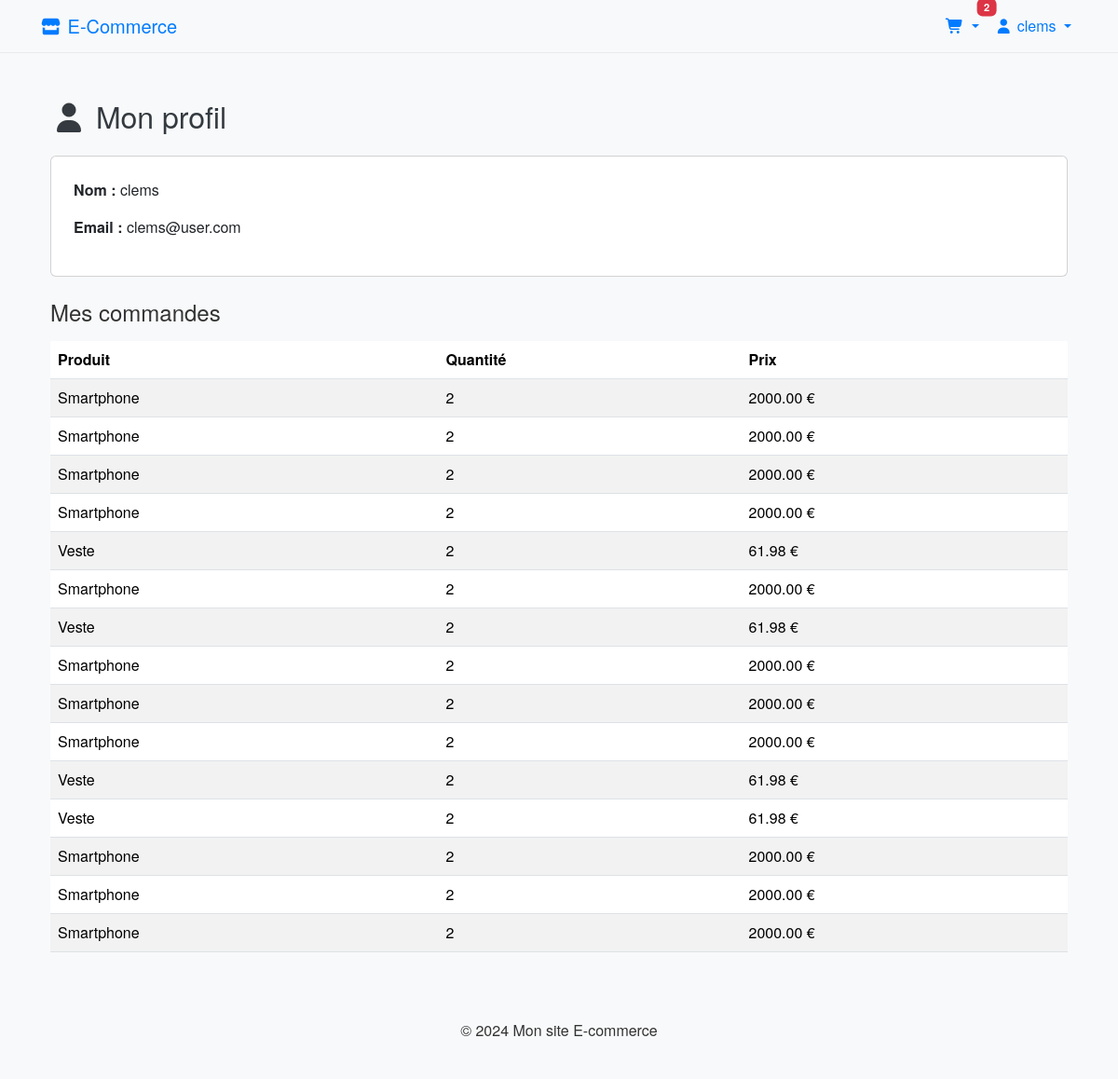
Screenshot of /profile/ (signed in) with the database file from the repository.
### shop/models.py (models this page shows, shortened)
class Order(models.Model):
    user = models.ForeignKey('auth.User', on_delete=models.CASCADE)
    product = models.ForeignKey(Product, on_delete=models.CASCADE)
    quantity = models.IntegerField()
    total_price = models.DecimalField(max_digits=10, decimal_places=2)
    created_at = models.DateTimeField(auto_now_add=True)

class Product(models.Model):
    name = models.CharField(max_length=255)
    slug = models.SlugField(unique=True)
    category = models.ForeignKey('Category', on_delete=models.CASCADE)
    description = models.TextField()
    price = models.DecimalField(max_digits=10, decimal_places=2)
    stock_minimum = models.IntegerField(default=5)  # Seuil minimum de stock
    stock = models.IntegerField()
    available = models.BooleanField(default=True)
    created_at = models.DateTimeField(auto_now_add=True)
    image = models.ImageField(upload_to='products/%Y/%m/%d/', blank=True)

### shop/views.py (the view)
# urls.py: path('profile/', views.profile, name='profile'),
@login_required
def profile(request):
    orders = Order.objects.filter(user=request.user)
    return render(request, 'shop/profile.html', {'orders': orders})

### shop/context_processors.py (called while the page is built)
def cart_data(request):
    if request.user.is_authenticated:
        try:
            cart = Cart.objects.get(user=request.user)
            items = cart.cartitem_set.all()
            total = sum(item.product.price * item.quantity for item in items)
            count = sum(item.quantity for item in items)
        except Cart.DoesNotExist:
            items = []
            total = 0
            count = 0
    else:
        items = []
        total = 0
        count = 0
    return {
        'cart_items_nav': items,
        'cart_total': total,
        'cart_count': count,
    }

### templates/shop/profile.html
{% extends 'base.html' %}
{% block content %}
<div class="container mt-5">
    <h2 class="mb-4">
        <i class="fas fa-user"></i> Mon profil
    </h2>
    <div class="card p-4 mb-4">
        <p><strong>Nom :</strong> {{ user.username }}</p>
        <p><strong>Email :</strong> {{ user.email }}</p>
    </div>
    <h4>Mes commandes</h4>
    {% if orders %}
        <table class="table table-striped mt-3">
            <thead>
                <tr>
                    <th>Produit</th>
                    <th>Quantité</th>
                    <th>Prix</th>
                </tr>
            </thead>
            <tbody>
                {% for order in orders %}
                    <tr>
                        <td>{{ order.product.name }}</td>
                        <td>{{ order.quantity }}</td>
                        <td>{{ order.total_price }} €</td>
                    </tr>
                {% endfor %}
            </tbody>
        </table>
    {% else %}
        <p class="text-muted">Aucune commande pour le moment.</p>
    {% endif %}
</div>
{% endblock %}

### templates/base.html (shortened to what this page needs)
{% load static %}
<!DOCTYPE html>
<html lang="fr">
<head>
    <link href="https://cdn.jsdelivr.net/npm/bootstrap@5.3.3/dist/css/bootstrap.min.css" rel="stylesheet">
    <link href="https://cdnjs.cloudflare.com/ajax/libs/font-awesome/7.0.1/css/all.min.css" rel="stylesheet">
    <link rel="stylesheet" href="{% static 'shop/css/style.css' %}">
</head>
<body>
<nav class="navbar navbar-expand-lg navbar-light bg-light">
    <div class="container">
        <a class="navbar-brand" href="{% url 'product_list' %}">
            <i class="fas fa-store"></i> E-Commerce
        </a>
        <div class="collapse navbar-collapse" id="navbarNav">
            <ul class="navbar-nav ms-auto">
                {% if user.is_authenticated %}
                    <li class="nav-item dropdown">
                        <a class="nav-link dropdown-toggle position-relative" href="#" data-bs-toggle="dropdown">
                            <i class="fas fa-shopping-cart"></i>
                            {% if cart_count > 0 %}
                               <span class="badge bg-danger position-absolute top-0 start-100 translate-middle cart-count">
                                    {{ cart_count|default:0 }}
                               </span>
                            {% endif %}
                        </a>
                    </li>
                    <li class="nav-item dropdown">
                        <a class="nav-link dropdown-toggle" href="#" data-bs-toggle="dropdown">
                            <i class="fas fa-user"></i> {{ user.username }}
                        </a>
                    </li>
                {% endif %}
            </ul>
        </div>
    </div>
</nav>
<div class="container mt-5">
    {% block content %}{% endblock %}
</div>
<footer class="bg-light py-4 mt-5">
    <div class="container text-center">
        <p>&copy; 2024 Mon site E-commerce</p>
    </div>
</footer>
<div class="position-fixed bottom-0 end-0 p-3" style="z-index: 11">
</div>
</body>
</html>

### static/shop/css/style.css (style rules this page uses)
body { background-color: #f8f9fa; font-family: 'Helvetica Neue', Arial, sans-serif; }
h1, h2, h3 { color: #343a40; }
body { background-color: #f8f9fa; color: #333333; }
.navbar { background-color: #ffffff; border-bottom: 1px solid #e9ecef; }
.navbar-brand, .nav-link { color: #007bff; }
footer { background-color: #e9ecef; color: #333333; }
.badge { font-size: 0.7rem; }

### rows the page displays
Order: product.name "Smartphone", quantity "2", total_price "2000.00"
Order: product.name "Smartphone", quantity "2", total_price "2000.00"
Order: product.name "Smartphone", quantity "2", total_price "2000.00"
Order: product.name "Smartphone", quantity "2", total_price "2000.00"
Order: product.name "Veste", quantity "2", total_price "61.98"
Order: product.name "Smartphone", quantity "2", total_price "2000.00"
Order: product.name "Veste", quantity "2", total_price "61.98"
Order: product.name "Smartphone", quantity "2", total_price "2000.00"
Order: product.name "Smartphone", quantity "2", total_price "2000.00"
Order: product.name "Smartphone", quantity "2", total_price "2000.00"
Order: product.name "Veste", quantity "2", total_price "61.98"
Order: product.name "Veste", quantity "2", total_price "61.98"
Order: product.name "Smartphone", quantity "2", total_price "2000.00"
Order: product.name "Smartphone", quantity "2", total_price "2000.00"
Order: product.name "Smartphone", quantity "2", total_price "2000.00"

### other values shown
{{ cart_count|default:0 }} "2"
{{ user.username }} "clems"
{{ user.email }} "clems@user.com"
